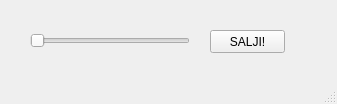
<?xml version="1.0" encoding="UTF-8"?>
<ui version="4.0">
 <class>MainWindow</class>
 <widget class="QMainWindow" name="MainWindow">
  <property name="geometry">
   <rect>
    <x>0</x>
    <y>0</y>
    <width>337</width>
    <height>104</height>
   </rect>
  </property>
  <property name="windowTitle">
   <string>MainWindow</string>
  </property>
  <widget class="QWidget" name="centralwidget">
   <widget class="QSlider" name="sld_led">
    <property name="geometry">
     <rect>
      <x>30</x>
      <y>30</y>
      <width>160</width>
      <height>22</height>
     </rect>
    </property>
    <property name="maximum">
     <number>255</number>
    </property>
    <property name="orientation">
     <enum>Qt::Horizontal</enum>
    </property>
   </widget>
   <widget class="QPushButton" name="btn_led">
    <property name="geometry">
     <rect>
      <x>210</x>
      <y>30</y>
      <width>75</width>
      <height>23</height>
     </rect>
    </property>
    <property name="text">
     <string>SALJI!</string>
    </property>
   </widget>
  </widget>
  <widget class="QMenuBar" name="menubar">
   <property name="geometry">
    <rect>
     <x>0</x>
     <y>0</y>
     <width>337</width>
     <height>21</height>
    </rect>
   </property>
  </widget>
  <widget class="QStatusBar" name="statusbar"/>
 </widget>
 <resources/>
 <connections/>
</ui>
